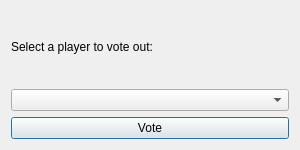
<?xml version="1.0" encoding="UTF-8"?>
<ui version="4.0">
 <class>VoteDialog</class>
 <widget class="QDialog" name="VoteDialog">
  <property name="geometry">
   <rect>
    <x>0</x>
    <y>0</y>
    <width>300</width>
    <height>150</height>
   </rect>
  </property>
  <property name="windowTitle">
   <string>Vote to Eliminate a Player</string>
  </property>
  <layout class="QVBoxLayout" name="verticalLayout">
   <item>
    <widget class="QLabel" name="label">
     <property name="text">
      <string>Select a player to vote out:</string>
     </property>
    </widget>
   </item>
   <item>
    <widget class="QComboBox" name="comboBoxPlayers"/>
   </item>
   <item>
    <widget class="QPushButton" name="voteButton">
     <property name="text">
      <string>Vote</string>
     </property>
    </widget>
   </item>
  </layout>
 </widget>
 <resources/>
 <connections/>
</ui>
